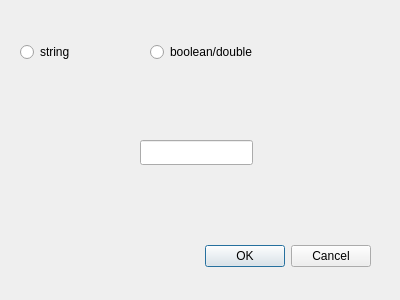
<?xml version="1.0" encoding="UTF-8"?>
<ui version="4.0">
 <class>DialogInsertArray</class>
 <widget class="QDialog" name="DialogInsertArray">
  <property name="geometry">
   <rect>
    <x>0</x>
    <y>0</y>
    <width>400</width>
    <height>300</height>
   </rect>
  </property>
  <property name="windowTitle">
   <string>Dialog</string>
  </property>
  <widget class="QDialogButtonBox" name="buttonBox">
   <property name="geometry">
    <rect>
     <x>30</x>
     <y>240</y>
     <width>341</width>
     <height>32</height>
    </rect>
   </property>
   <property name="orientation">
    <enum>Qt::Horizontal</enum>
   </property>
   <property name="standardButtons">
    <set>QDialogButtonBox::Cancel|QDialogButtonBox::Ok</set>
   </property>
  </widget>
  <widget class="QLineEdit" name="value">
   <property name="geometry">
    <rect>
     <x>140</x>
     <y>140</y>
     <width>113</width>
     <height>25</height>
    </rect>
   </property>
  </widget>
  <widget class="QRadioButton" name="string_value">
   <property name="geometry">
    <rect>
     <x>20</x>
     <y>40</y>
     <width>107</width>
     <height>24</height>
    </rect>
   </property>
   <property name="text">
    <string>string</string>
   </property>
  </widget>
  <widget class="QRadioButton" name="double_value">
   <property name="geometry">
    <rect>
     <x>150</x>
     <y>40</y>
     <width>141</width>
     <height>24</height>
    </rect>
   </property>
   <property name="text">
    <string>boolean/double</string>
   </property>
  </widget>
 </widget>
 <resources/>
 <connections>
  <connection>
   <sender>buttonBox</sender>
   <signal>accepted()</signal>
   <receiver>DialogInsertArray</receiver>
   <slot>accept()</slot>
   <hints>
    <hint type="sourcelabel">
     <x>248</x>
     <y>254</y>
    </hint>
    <hint type="destinationlabel">
     <x>157</x>
     <y>274</y>
    </hint>
   </hints>
  </connection>
  <connection>
   <sender>buttonBox</sender>
   <signal>rejected()</signal>
   <receiver>DialogInsertArray</receiver>
   <slot>reject()</slot>
   <hints>
    <hint type="sourcelabel">
     <x>316</x>
     <y>260</y>
    </hint>
    <hint type="destinationlabel">
     <x>286</x>
     <y>274</y>
    </hint>
   </hints>
  </connection>
 </connections>
</ui>
